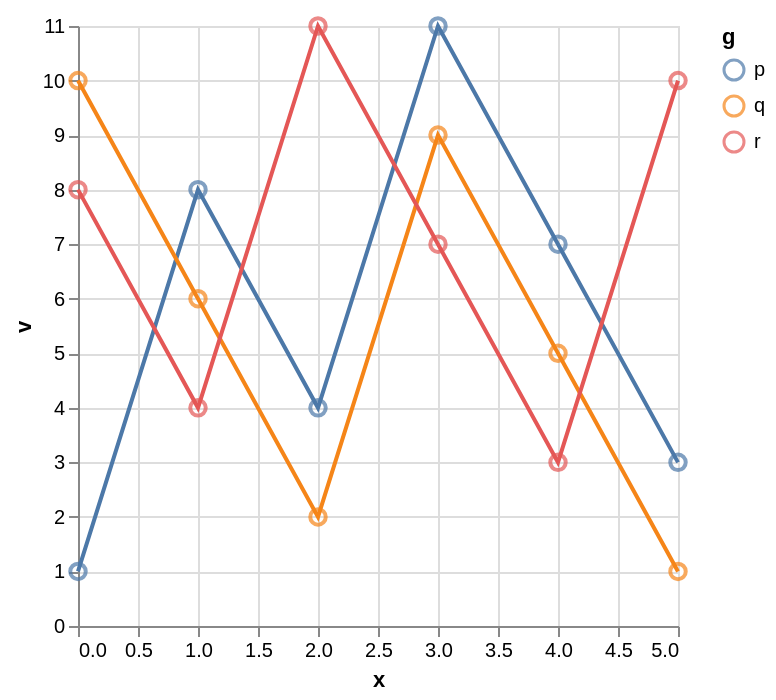

Here is the Vega-Lite specification saved for this chart:
### Vega-Lite specification from a JSON file in a GitHub repository (floating-point values rounded to 4 significant figures)
{"data": {"values": [{"x": 0, "v": 1, "g": "p"}, {"x": 1, "v": 8, "g": "p"}, {"x": 2, "v": 4, "g": "p"}, {"x": 3, "v": 11, "g": "p"}, {"x": 4, "v": 7, "g": "p"}, {"x": 5, "v": 3, "g": "p"}, {"x": 0, "v": 10, "g": "q"}, {"x": 1, "v": 6, "g": "q"}, {"x": 2, "v": 2, "g": "q"}, {"x": 3, "v": 9, "g": "q"}, {"x": 4, "v": 5, "g": "q"}, {"x": 5, "v": 1, "g": "q"}, {"x": 0, "v": 8, "g": "r"}, {"x": 1, "v": 4, "g": "r"}, {"x": 2, "v": 11, "g": "r"}, {"x": 3, "v": 7, "g": "r"}, {"x": 4, "v": 3, "g": "r"}, {"x": 5, "v": 10, "g": "r"}]}, "encoding": {"x": {"field": "x", "type": "quantitative"}, "y": {"field": "v", "type": "quantitative"}, "color": {"field": "g", "type": "nominal"}}, "layer": [{"mark": "line"}, {"mark": "point", "encoding": {"size": {"value": 60}}}]}
